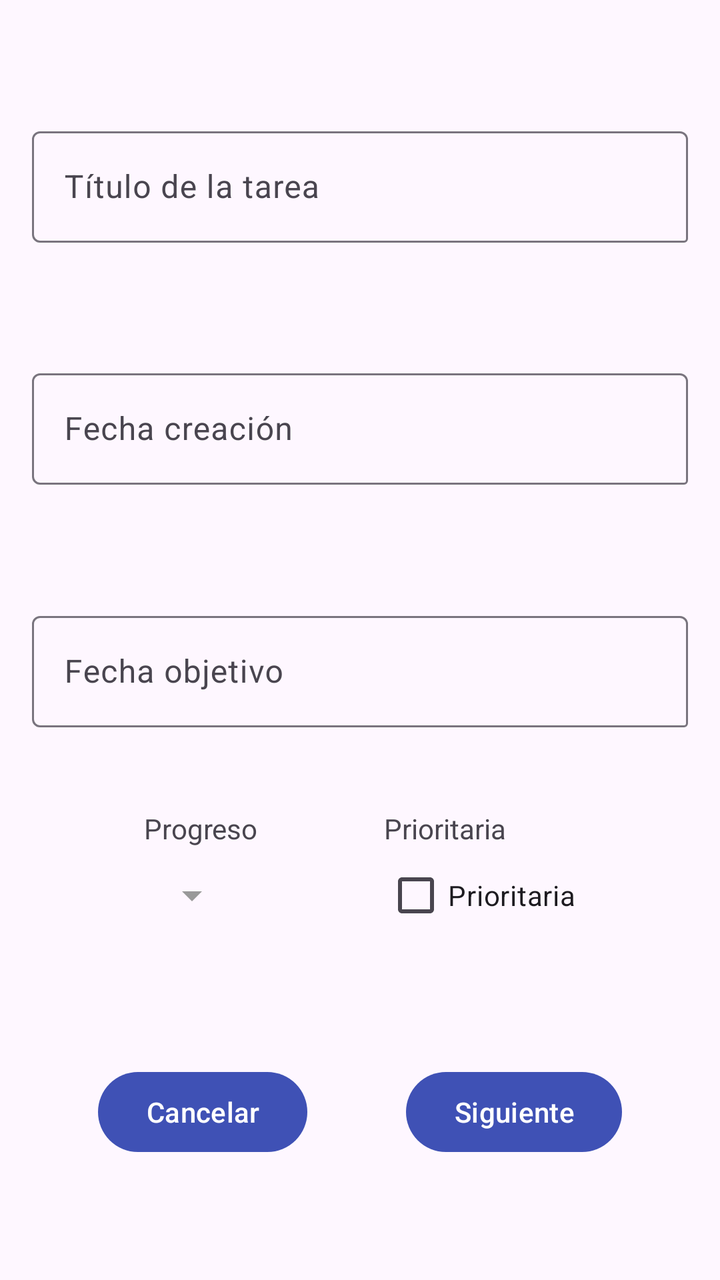
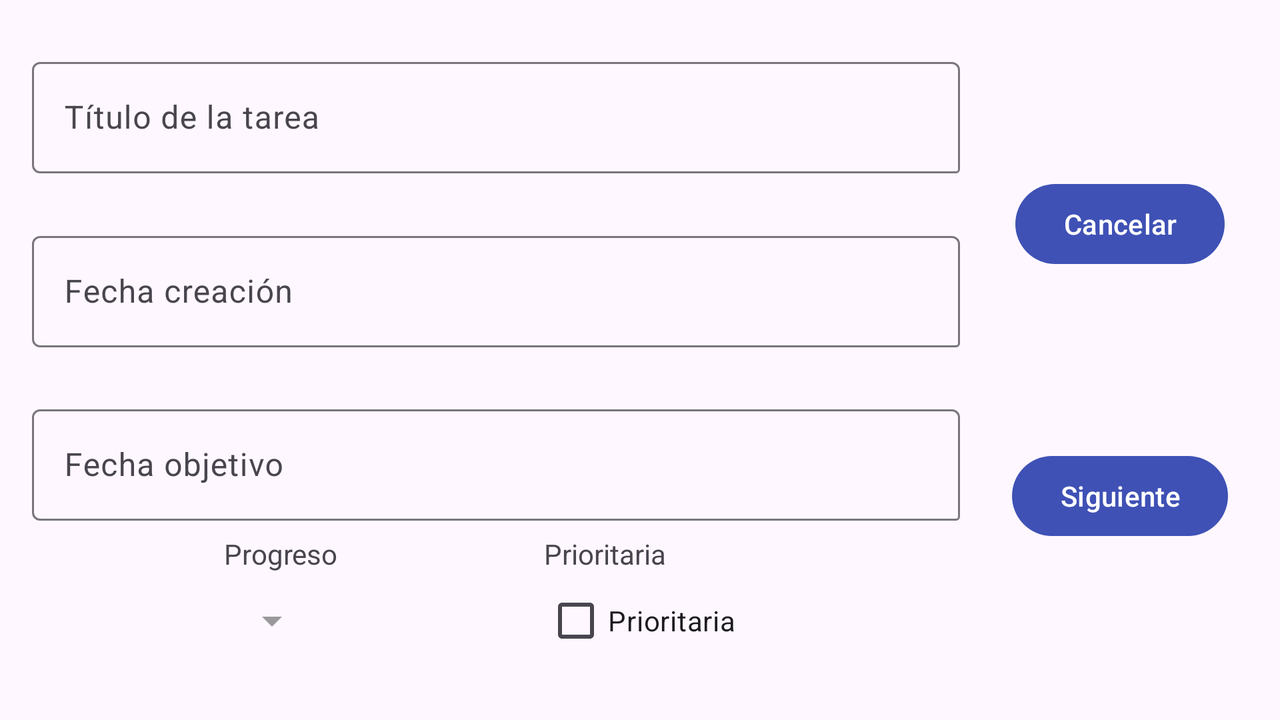

An Android layout and its configuration variant, each rendered on a device that would load it. The default file and the variant file are quoted in full after the pictures.
<!-- AndroidManifest.xml: application theme Theme.TrassTarea -->
<!-- res/layout/fragment_uno.xml -->
<?xml version="1.0" encoding="utf-8"?>
<androidx.constraintlayout.widget.ConstraintLayout xmlns:android="http://schemas.android.com/apk/res/android"
    xmlns:app="http://schemas.android.com/apk/res-auto"
    android:layout_width="match_parent"
    android:layout_height="match_parent">

    <com.google.android.material.textfield.TextInputLayout
        android:id="@+id/textInputLayout"
        android:layout_width="match_parent"
        android:layout_height="wrap_content"
        android:layout_marginStart="16dp"
        android:layout_marginEnd="16dp"
        app:boxBackgroundMode="outline"
        app:boxCornerRadiusBottomEnd="@dimen/cardview_default_radius"
        app:layout_constraintBottom_toTopOf="@+id/textInputLayout2"
        app:layout_constraintEnd_toEndOf="parent"
        app:layout_constraintStart_toStartOf="parent"
        app:layout_constraintTop_toTopOf="parent">

        <com.google.android.material.textfield.TextInputEditText
            android:id="@+id/et_f1_titulo"
            android:layout_width="match_parent"
            android:layout_height="wrap_content"
            android:focusable="true"
            android:hint="@string/et_titulo" />
    </com.google.android.material.textfield.TextInputLayout>

    <com.google.android.material.textfield.TextInputLayout
        android:id="@+id/textInputLayout2"
        android:layout_width="match_parent"
        android:layout_height="wrap_content"
        android:layout_marginStart="16dp"
        android:layout_marginEnd="16dp"
        app:boxBackgroundMode="outline"
        app:boxCornerRadiusBottomEnd="@dimen/cardview_default_radius"
        app:layout_constraintBottom_toTopOf="@+id/textInputLayout3"
        app:layout_constraintEnd_toEndOf="parent"
        app:layout_constraintStart_toStartOf="parent"
        app:layout_constraintTop_toBottomOf="@+id/textInputLayout">

        <com.google.android.material.textfield.TextInputEditText
            android:id="@+id/et_f1_fecha_creacion"
            android:layout_width="match_parent"
            android:layout_height="wrap_content"
            android:clickable="true"
            android:focusable="false"
            android:hint="@string/tv_fecha_creacion" />
    </com.google.android.material.textfield.TextInputLayout>

    <com.google.android.material.textfield.TextInputLayout
        android:id="@+id/textInputLayout3"
        android:layout_width="match_parent"
        android:layout_height="wrap_content"
        android:layout_marginStart="16dp"
        android:layout_marginEnd="16dp"
        app:boxBackgroundMode="outline"
        app:boxCornerRadiusBottomEnd="@dimen/cardview_default_radius"
        app:layout_constraintBottom_toTopOf="@+id/sp_f1_progreso"
        app:layout_constraintEnd_toEndOf="parent"
        app:layout_constraintStart_toStartOf="parent"
        app:layout_constraintTop_toBottomOf="@+id/textInputLayout2">

        <com.google.android.material.textfield.TextInputEditText
            android:id="@+id/et_f1_fecha_objetivo"
            android:layout_width="match_parent"
            android:layout_height="wrap_content"
            android:clickable="true"
            android:focusable="false"
            android:hint="@string/tv_fecha_objetivo" />
    </com.google.android.material.textfield.TextInputLayout>

    <TextView
        android:id="@+id/tv_f1_progreso"
        android:layout_width="wrap_content"
        android:layout_height="wrap_content"
        android:text="@string/tv_progreso"
        app:layout_constraintBottom_toTopOf="@+id/sp_f1_progreso"
        app:layout_constraintStart_toStartOf="@+id/sp_f1_progreso" />

    <Spinner
        android:id="@+id/sp_f1_progreso"
        android:layout_width="wrap_content"
        android:layout_height="wrap_content"
        android:minHeight="48dp"
        app:layout_constraintBottom_toTopOf="@+id/bt_f1_cancelar"
        app:layout_constraintEnd_toStartOf="@+id/cb_f1_prioritaria"
        app:layout_constraintHorizontal_bias="0.5"
        app:layout_constraintStart_toStartOf="parent"
        app:layout_constraintTop_toBottomOf="@+id/textInputLayout3" />

    <CheckBox
        android:id="@+id/cb_f1_prioritaria"
        android:layout_width="wrap_content"
        android:layout_height="wrap_content"
        android:text="@string/cb_prioritaria"
        app:layout_constraintBottom_toBottomOf="@+id/sp_f1_progreso"
        app:layout_constraintEnd_toEndOf="parent"
        app:layout_constraintHorizontal_bias="0.5"
        app:layout_constraintStart_toEndOf="@+id/sp_f1_progreso"
        app:layout_constraintTop_toTopOf="@+id/sp_f1_progreso" />

    <Button
        android:id="@+id/bt_f1_cancelar"
        android:layout_width="wrap_content"
        android:layout_height="wrap_content"
        android:text="@string/bt_cancelar"
        app:layout_constraintBottom_toBottomOf="parent"
        app:layout_constraintEnd_toStartOf="@+id/bt_f1_siguiente"
        app:layout_constraintHorizontal_bias="0.5"
        app:layout_constraintStart_toStartOf="parent"
        app:layout_constraintTop_toBottomOf="@+id/sp_f1_progreso" />

    <Button
        android:id="@+id/bt_f1_siguiente"
        android:layout_width="wrap_content"
        android:layout_height="wrap_content"
        android:text="@string/bt_siguiente"
        app:layout_constraintBottom_toBottomOf="@+id/bt_f1_cancelar"
        app:layout_constraintEnd_toEndOf="parent"
        app:layout_constraintHorizontal_bias="0.5"
        app:layout_constraintStart_toEndOf="@+id/bt_f1_cancelar"
        app:layout_constraintTop_toTopOf="@+id/bt_f1_cancelar" />

    <TextView
        android:id="@+id/tv_f1_prioritaria"
        android:layout_width="wrap_content"
        android:layout_height="wrap_content"
        android:text="@string/cb_prioritaria"
        app:layout_constraintBottom_toTopOf="@+id/cb_f1_prioritaria"
        app:layout_constraintStart_toStartOf="@+id/cb_f1_prioritaria" />

</androidx.constraintlayout.widget.ConstraintLayout>
<!-- resources referenced by this layout -->
<resources>
  <string name="bt_cancelar">Cancelar</string>
  <string name="bt_siguiente">Siguiente</string>
  <string name="cb_prioritaria">Prioritaria</string>
  <string name="et_titulo">Título de la tarea</string>
  <string name="tv_fecha_creacion">Fecha creación</string>
  <string name="tv_fecha_objetivo">Fecha objetivo</string>
  <string name="tv_progreso">Progreso</string>
  <style name="Theme.TrassTarea" parent="Theme.Material3.Light">
          
          <item name="colorPrimary">@color/mi_color_primary</item>
          
          <item name="colorPrimaryDark">@color/mi_color_primary_dark</item>
          
          <item name="colorAccent">@color/mi_color_accent</item>
          
          <item name="colorControlNormal">@color/mi_color_control_normal</item>
          
          <item name="colorControlActivated">@color/mi_color_control_activated</item>
          
          <item name="colorControlHighlight">@color/mi_color_control_highlight</item>
          
          <item name="android:textColorPrimary">@color/mi_color_primary_dark</item>
          <item name="android:textColorSecondary">@color/mi_color_primary</item>
      </style>
  <color name="mi_color_primary">#3F51B5</color>
  <color name="mi_color_primary_dark">#300F6F</color>
  <color name="mi_color_accent">#FF4081</color>
  <color name="mi_color_control_normal">#999999</color>
  <color name="mi_color_control_activated">#FF5722</color>
  <color name="mi_color_control_highlight">#FFC107</color>
</resources>
<!-- res/layout-land/fragment_uno.xml (the repository's variant of the layout above) -->
<!-- drawn on the phone turned sideways -->
<?xml version="1.0" encoding="utf-8"?>
<androidx.constraintlayout.widget.ConstraintLayout xmlns:android="http://schemas.android.com/apk/res/android"
    xmlns:app="http://schemas.android.com/apk/res-auto"
    android:layout_width="match_parent"
    android:layout_height="match_parent">

    <com.google.android.material.textfield.TextInputLayout
        android:id="@+id/textInputLayout"
        android:layout_width="0dp"
        android:layout_height="wrap_content"
        android:layout_marginStart="16dp"
        app:boxBackgroundMode="outline"
        app:boxCornerRadiusBottomEnd="@dimen/cardview_default_radius"
        app:layout_constraintBottom_toTopOf="@+id/textInputLayout2"
        app:layout_constraintEnd_toStartOf="@+id/guideline"
        app:layout_constraintStart_toStartOf="parent"
        app:layout_constraintTop_toTopOf="parent">

        <com.google.android.material.textfield.TextInputEditText
            android:id="@+id/et_f1_titulo"
            android:layout_width="match_parent"
            android:layout_height="wrap_content"
            android:focusable="true"
            android:hint="@string/et_titulo" />
    </com.google.android.material.textfield.TextInputLayout>

    <com.google.android.material.textfield.TextInputLayout
        android:id="@+id/textInputLayout2"
        android:layout_width="0dp"
        android:layout_height="wrap_content"
        android:layout_marginStart="16dp"
        app:boxBackgroundMode="outline"
        app:boxCornerRadiusBottomEnd="@dimen/cardview_default_radius"
        app:layout_constraintBottom_toTopOf="@+id/textInputLayout3"
        app:layout_constraintEnd_toStartOf="@+id/guideline"
        app:layout_constraintStart_toStartOf="parent"
        app:layout_constraintTop_toBottomOf="@+id/textInputLayout">

        <com.google.android.material.textfield.TextInputEditText
            android:id="@+id/et_f1_fecha_creacion"
            android:layout_width="match_parent"
            android:layout_height="wrap_content"
            android:clickable="true"
            android:focusable="false"
            android:hint="@string/tv_fecha_creacion" />
    </com.google.android.material.textfield.TextInputLayout>

    <com.google.android.material.textfield.TextInputLayout
        android:id="@+id/textInputLayout3"
        android:layout_width="0dp"
        android:layout_height="wrap_content"
        android:layout_marginStart="16dp"
        app:boxBackgroundMode="outline"
        app:boxCornerRadiusBottomEnd="@dimen/cardview_default_radius"
        app:layout_constraintBottom_toTopOf="@+id/sp_f1_progreso"
        app:layout_constraintEnd_toStartOf="@+id/guideline"
        app:layout_constraintStart_toStartOf="parent"
        app:layout_constraintTop_toBottomOf="@+id/textInputLayout2">

        <com.google.android.material.textfield.TextInputEditText
            android:id="@+id/et_f1_fecha_objetivo"
            android:layout_width="match_parent"
            android:layout_height="wrap_content"
            android:clickable="true"
            android:focusable="false"
            android:hint="@string/tv_fecha_objetivo" />
    </com.google.android.material.textfield.TextInputLayout>

    <TextView
        android:id="@+id/tv_f1_progreso"
        android:layout_width="wrap_content"
        android:layout_height="wrap_content"
        android:text="@string/tv_progreso"
        app:layout_constraintBottom_toTopOf="@+id/sp_f1_progreso"
        app:layout_constraintStart_toStartOf="@+id/sp_f1_progreso" />

    <Spinner
        android:id="@+id/sp_f1_progreso"
        android:layout_width="wrap_content"
        android:layout_height="wrap_content"
        android:minHeight="48dp"
        app:layout_constraintBottom_toBottomOf="parent"
        app:layout_constraintEnd_toStartOf="@+id/cb_f1_prioritaria"
        app:layout_constraintHorizontal_bias="0.5"
        app:layout_constraintStart_toStartOf="parent"
        app:layout_constraintTop_toBottomOf="@+id/textInputLayout3" />

    <CheckBox
        android:id="@+id/cb_f1_prioritaria"
        android:layout_width="wrap_content"
        android:layout_height="wrap_content"
        android:text="@string/cb_prioritaria"
        app:layout_constraintBottom_toBottomOf="@+id/sp_f1_progreso"
        app:layout_constraintEnd_toEndOf="@id/guideline"
        app:layout_constraintHorizontal_bias="0.5"
        app:layout_constraintStart_toEndOf="@+id/sp_f1_progreso"
        app:layout_constraintTop_toTopOf="@+id/sp_f1_progreso" />

    <androidx.constraintlayout.widget.Guideline
        android:id="@+id/guideline"
        android:layout_width="wrap_content"
        android:layout_height="wrap_content"
        android:layout_marginEnd="731dp"
        android:orientation="vertical"
        app:layout_constraintEnd_toEndOf="parent"
        app:layout_constraintGuide_percent="0.75"
        app:layout_constraintStart_toStartOf="parent" />

    <Button
        android:id="@+id/bt_f1_siguiente"
        android:layout_width="wrap_content"
        android:layout_height="wrap_content"
        android:text="@string/bt_siguiente"
        app:layout_constraintBottom_toBottomOf="parent"
        app:layout_constraintEnd_toEndOf="parent"
        app:layout_constraintHorizontal_bias="0.5"
        app:layout_constraintStart_toStartOf="@+id/guideline"
        app:layout_constraintTop_toBottomOf="@+id/bt_f1_cancelar" />

    <Button
        android:id="@+id/bt_f1_cancelar"
        android:layout_width="wrap_content"
        android:layout_height="wrap_content"
        android:text="@string/bt_cancelar"
        app:layout_constraintBottom_toTopOf="@+id/bt_f1_siguiente"
        app:layout_constraintEnd_toEndOf="parent"
        app:layout_constraintHorizontal_bias="0.5"
        app:layout_constraintStart_toStartOf="@+id/guideline"
        app:layout_constraintTop_toTopOf="parent" />

    <TextView
        android:id="@+id/tv_f1_prioritaria"
        android:layout_width="wrap_content"
        android:layout_height="wrap_content"
        android:text="@string/cb_prioritaria"
        app:layout_constraintBottom_toTopOf="@+id/cb_f1_prioritaria"
        app:layout_constraintStart_toStartOf="@+id/cb_f1_prioritaria" />

</androidx.constraintlayout.widget.ConstraintLayout>
